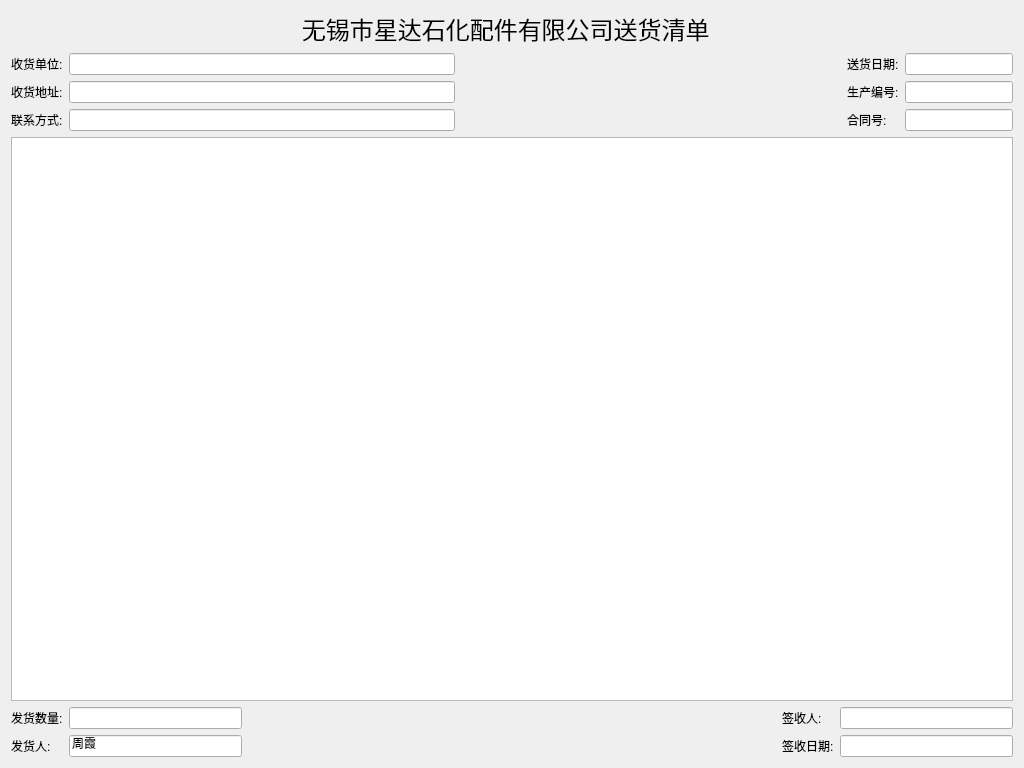
<?xml version="1.0" encoding="UTF-8"?>
<ui version="4.0">
 <class>Form</class>
 <widget class="QWidget" name="Form">
  <property name="geometry">
   <rect>
    <x>0</x>
    <y>0</y>
    <width>1024</width>
    <height>768</height>
   </rect>
  </property>
  <property name="minimumSize">
   <size>
    <width>1024</width>
    <height>0</height>
   </size>
  </property>
  <property name="windowTitle">
   <string>Form</string>
  </property>
  <layout class="QVBoxLayout" name="verticalLayout">
   <item>
    <widget class="QLabel" name="label">
     <property name="font">
      <font>
       <family>微软雅黑</family>
       <pointsize>18</pointsize>
      </font>
     </property>
     <property name="text">
      <string>无锡市星达石化配件有限公司送货清单  </string>
     </property>
     <property name="alignment">
      <set>Qt::AlignCenter</set>
     </property>
    </widget>
   </item>
   <item>
    <layout class="QGridLayout" name="gridLayout" columnstretch="0,2,2,0,0">
     <item row="2" column="0">
      <widget class="QLabel" name="label_4">
       <property name="text">
        <string>联系方式:</string>
       </property>
      </widget>
     </item>
     <item row="1" column="2">
      <spacer name="horizontalSpacer_2">
       <property name="orientation">
        <enum>Qt::Horizontal</enum>
       </property>
       <property name="sizeHint" stdset="0">
        <size>
         <width>238</width>
         <height>20</height>
        </size>
       </property>
      </spacer>
     </item>
     <item row="1" column="4">
      <widget class="QLineEdit" name="lineEdit_5"/>
     </item>
     <item row="2" column="3">
      <widget class="QLabel" name="label_7">
       <property name="text">
        <string>合同号:</string>
       </property>
      </widget>
     </item>
     <item row="2" column="4">
      <widget class="QLineEdit" name="lineEdit_6"/>
     </item>
     <item row="2" column="2">
      <spacer name="horizontalSpacer_3">
       <property name="orientation">
        <enum>Qt::Horizontal</enum>
       </property>
       <property name="sizeHint" stdset="0">
        <size>
         <width>238</width>
         <height>20</height>
        </size>
       </property>
      </spacer>
     </item>
     <item row="1" column="1">
      <widget class="QLineEdit" name="lineEdit_2"/>
     </item>
     <item row="2" column="1">
      <widget class="QLineEdit" name="lineEdit_3"/>
     </item>
     <item row="1" column="3">
      <widget class="QLabel" name="label_6">
       <property name="text">
        <string>生产编号:</string>
       </property>
      </widget>
     </item>
     <item row="0" column="0">
      <widget class="QLabel" name="label_2">
       <property name="text">
        <string>收货单位:</string>
       </property>
      </widget>
     </item>
     <item row="0" column="1">
      <widget class="QLineEdit" name="lineEdit_1"/>
     </item>
     <item row="0" column="3">
      <widget class="QLabel" name="label_5">
       <property name="text">
        <string>送货日期:</string>
       </property>
      </widget>
     </item>
     <item row="0" column="2">
      <spacer name="horizontalSpacer">
       <property name="orientation">
        <enum>Qt::Horizontal</enum>
       </property>
       <property name="sizeHint" stdset="0">
        <size>
         <width>238</width>
         <height>20</height>
        </size>
       </property>
      </spacer>
     </item>
     <item row="1" column="0">
      <widget class="QLabel" name="label_3">
       <property name="text">
        <string>收货地址:</string>
       </property>
      </widget>
     </item>
     <item row="0" column="4">
      <widget class="QLineEdit" name="lineEdit_4"/>
     </item>
    </layout>
   </item>
   <item>
    <widget class="QTableWidget" name="tableWidget"/>
   </item>
   <item>
    <layout class="QGridLayout" name="gridLayout_2">
     <item row="1" column="2" colspan="2">
      <spacer name="horizontalSpacer_5">
       <property name="orientation">
        <enum>Qt::Horizontal</enum>
       </property>
       <property name="sizeHint" stdset="0">
        <size>
         <width>528</width>
         <height>20</height>
        </size>
       </property>
      </spacer>
     </item>
     <item row="1" column="5">
      <widget class="QLineEdit" name="lineEdit_10"/>
     </item>
     <item row="0" column="3">
      <spacer name="horizontalSpacer_4">
       <property name="orientation">
        <enum>Qt::Horizontal</enum>
       </property>
       <property name="sizeHint" stdset="0">
        <size>
         <width>318</width>
         <height>20</height>
        </size>
       </property>
      </spacer>
     </item>
     <item row="0" column="4">
      <widget class="QLabel" name="label_9">
       <property name="text">
        <string>签收人:</string>
       </property>
      </widget>
     </item>
     <item row="0" column="1">
      <widget class="QLineEdit" name="lineEdit_7">
       <property name="text">
        <string/>
       </property>
      </widget>
     </item>
     <item row="0" column="5">
      <widget class="QLineEdit" name="lineEdit_9"/>
     </item>
     <item row="0" column="0">
      <widget class="QLabel" name="label_8">
       <property name="text">
        <string>发货数量:</string>
       </property>
      </widget>
     </item>
     <item row="1" column="1">
      <widget class="QLineEdit" name="lineEdit_8">
       <property name="text">
        <string>周霞</string>
       </property>
      </widget>
     </item>
     <item row="1" column="0">
      <widget class="QLabel" name="label_10">
       <property name="text">
        <string>发货人:</string>
       </property>
      </widget>
     </item>
     <item row="1" column="4">
      <widget class="QLabel" name="label_11">
       <property name="text">
        <string>签收日期:</string>
       </property>
      </widget>
     </item>
    </layout>
   </item>
  </layout>
 </widget>
 <resources>
  <include location="../myImage.qrc"/>
 </resources>
 <connections/>
</ui>
